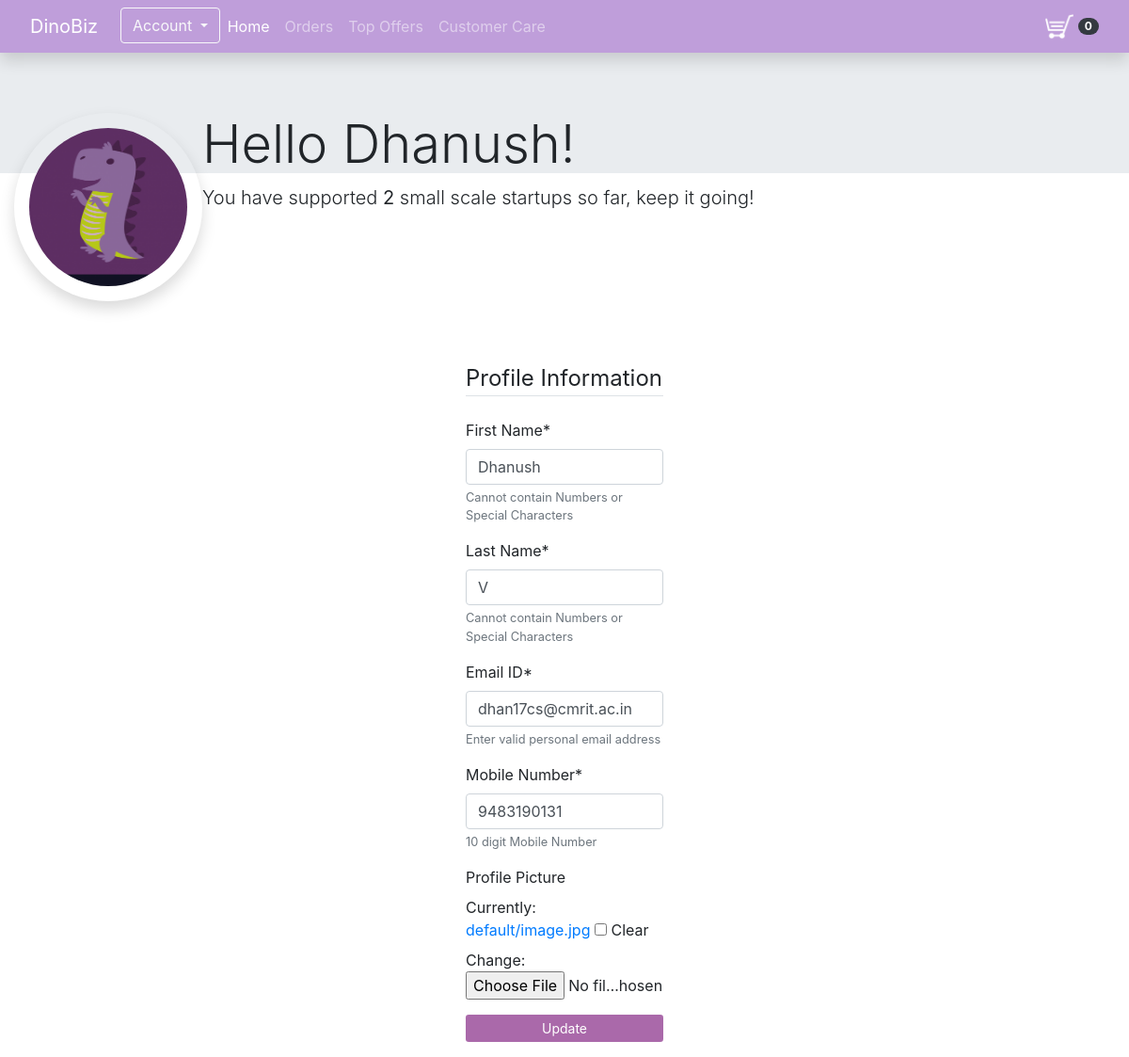
The app's page /uprofile/ (signed in) with its own data.
### accounts/models.py (models this page shows, shortened)
class Customer(models.Model):
    user = models.OneToOneField(User, null=True,blank=True,on_delete=models.CASCADE)
    fname = models.CharField(max_length=200,null=True)
    lname = models.CharField(max_length=200,null=True)
    email = models.CharField(max_length=200,null=True)
    u_phone = models.CharField(max_length=12,null=True)
    profile=models.ImageField(null=True,blank=True,upload_to="images/",default='default/image.jpg')
    date_created = models.DateField(auto_now_add=True,null=True)
    pswd = models.CharField(max_length=200, null=True)
    conf_pswd = models.CharField(max_length=200, null=True)

### accounts/views.py (the view)
# urls.py: path('uprofile/', views.userProfile, name="uProfile"),
def userProfile(request):
    if request.user.is_authenticated:
        customer=request.user.customer
        cart,created = Cart.objects.get_or_create(customer=customer)
        items = cart.cartitem_set.all()
        cartitems = cart.get_cart_items
    else:
        items=[]
        order = {'get_cart_total':0,'get_cart_items':0}
    customer=request.user.customer
    u_update=UserUpdate(instance=customer)
    order= customer.order_set.all()
    orders_count=order.count()
    context={'user':customer,'orders_count':orders_count,'u_form':u_update,'cartitems':cartitems}
    if request.method =='POST':
        u_update=UserUpdate(request.POST,request.FILES,instance=customer)
        if u_update.is_valid():
            u_update.save()
            messages.success(request,"Your profile has been updated Succesfully")
            return redirect('/uprofile/'+str(customer.id))
    return render(request,'userprofile.html',context)

### accounts/forms.py
class UserUpdate(ModelForm):
    class Meta:
        model = Customer
        fields=['fname','lname','email','u_phone','profile']
        labels = {
            'fname':_('First Name',),
            'lname':_('Last Name',),
            'email':_('Email ID',),
            'u_phone':_('Mobile Number',),
            'profile':_('Profile Picture',),
        }
        help_texts = {
            'fname': _('Cannot contain Numbers or Special Characters'),
            'lname': _('Cannot contain Numbers or Special Characters'),
            'email': _('Enter valid personal email address'),
            'u_phone': _('10 digit Mobile Number'),
        }

### accounts/models.py (called while the page is built)
    @property
    def get_cart_items(self):
        cartitems= self.cartitem_set.all()
        total=sum([item.quantity for item in cartitems])
        return total

### templates/userprofile.html (shortened to what this page needs)
{% include 'common/user_header.html' %}
{% load static %}
{% load crispy_forms_tags %}
<nav class="navbar navbar-expand-lg navbar-dark shadow">
  <a class="navbar-brand ml-3" href="#">DinoBiz</a>
  <div class="collapse navbar-collapse ml-2" id="navbarNav">
    <ul class="navbar-nav">
      <li class="nav-item">
        <div class="dropdown">
          <button class="btn btn-outline-light dropdown-toggle" type="button" id="dropdownMenuButton" data-toggle="dropdown" aria-haspopup="true" aria-expanded="false">
            Account
          </button>
        </div>
      </li>
      <li class="nav-item active">
        <a class="nav-link" href="{% url 'uHome' %}">Home <span class="sr-only">(current)</span></a>
      </li>
      <li class="nav-item ">
        <a class="nav-link"  href="{% url 'orders' %}">Orders</a>
      </li>
      <li class="nav-item">
        <a class="nav-link" href="#">Top Offers</a>
      </li>
      <li class="nav-item">
        <a class="nav-link" href="#">Customer Care</a>
      </li>
    </ul>
  </div>
  <a href="{% url 'cart' %}" class="float-right mr-3">
    <img src="{% static 'img/cart.png' %}" alt="HTML tutorial" style="width:30px;height:30px;">
    <span class="badge badge-pill badge-dark">{{ cartitems }}</span>
  </a>
  </nav>
<div class="jumbotron jumbotron-fluid">
    <div class="container float-left">
      <div class="media">
        <img class="rounded-circle account-img p-3 shadow" src="{{ user.profile.url }}" alt="" width="200" height="200">
        <div class="media-body">
          <h1 class="display-4">Hello {{ user.fname }}!</h1>
          <p class="lead">You have supported <b>{{ orders_count }}</b> small scale startups so far, keep it going!</p>
        </div>
      </div>
    </div>
  </div>
  <br>  <br>  <br>  <br>  <br> <br> <br>
    <div class="update">
      <div class="row-ml-5">
          <div class="col-md-4">
              <form method="POST" enctype="multipart/form-data">
                  <fieldset class="form-group">
                    <legend class="border-bottom float-left">Profile Information</legend>
                  </fieldset>
                  {{ u_form|crispy }}
                  <div class="form-group">
                    <button type="submit" class="btn btn-dark btn-sm btn-block">Update</button>
                  </div>
              </form>
          </div>
      </div>
  </div>
{% include 'common/user_footer.html' %}

### statics/css/userhome.css (style rules this page uses)
nav { background: #bf9eda; }
nav a { color: ivory; }
.update { margin-left: 40%; padding: 0%; }
.update form { margin: 0 auto; width: 100%; padding: 0; border-width: 1px; border-color: black; }
.update form button { background: #aa69aa; border: none; }

### records on screen
Customer: profile (picture), fname "Dhanush", lname "V", email "dhan17cs@cmrit.ac.in", u_phone "9483190131"

### other values on screen
{{ cartitems }} "0"
{{ orders_count }} "2"
